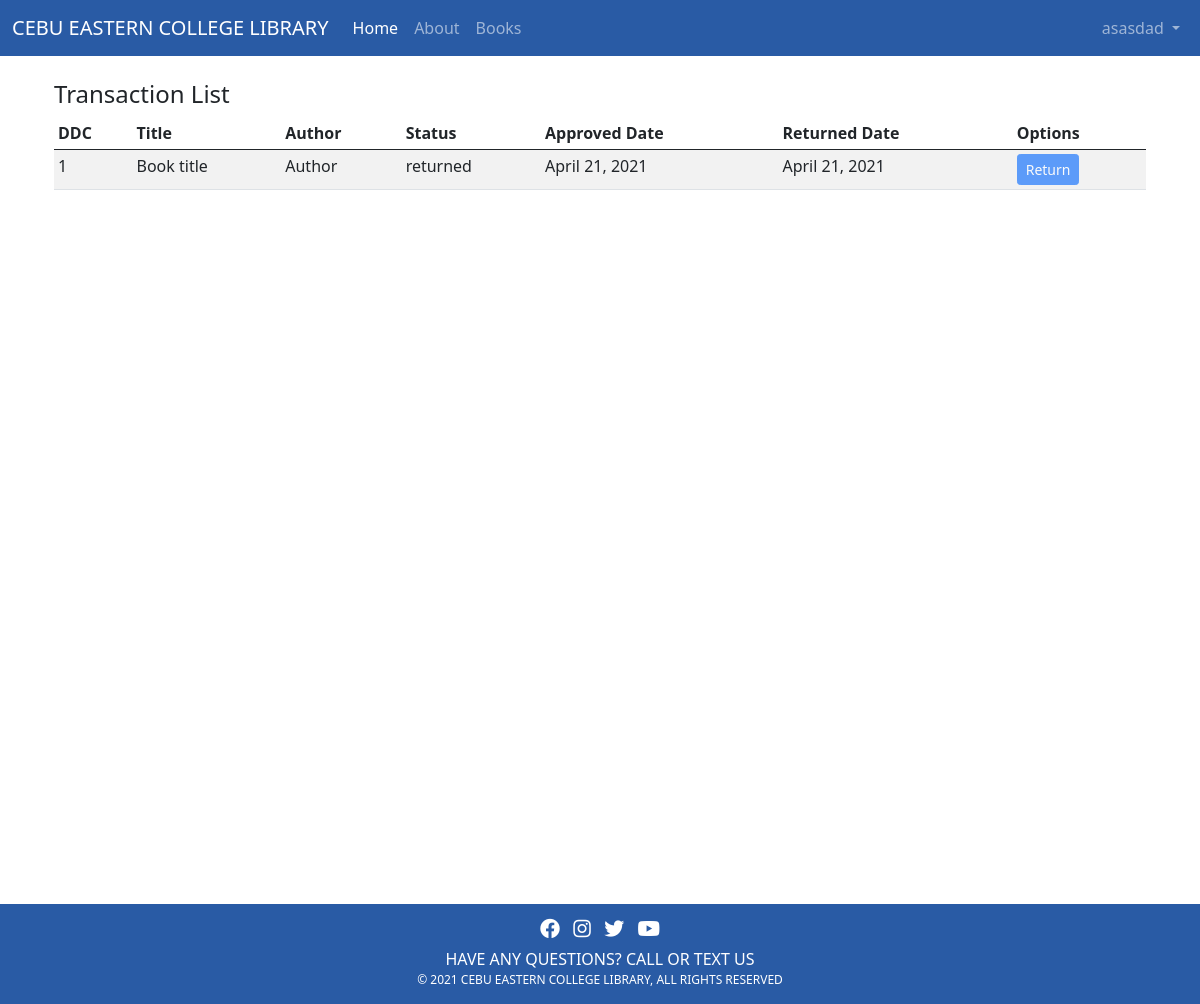
The page /dashboards/students/transactions.php (signed in) on the database its author committed.
### tables this page shows
CREATE TABLE `reservations` (
  `id` int(11) NOT NULL,
  `book_id` int(11) NOT NULL,
  `user_id` int(11) NOT NULL,
  `status` varchar(255) NOT NULL,
  `return_date` timestamp NULL DEFAULT NULL,
  `approved_date` timestamp NULL DEFAULT NULL,
  `created_at` timestamp NOT NULL DEFAULT current_timestamp(),
  `updated_at` timestamp NOT NULL DEFAULT current_timestamp()
);

CREATE TABLE `books` (
  `id` int(11) NOT NULL,
  `ddc` varchar(255) NOT NULL,
  `description` varchar(255) NOT NULL,
  `author` varchar(255) NOT NULL,
  `edition_number` varchar(255) NOT NULL,
  `place_of_publication` varchar(255) NOT NULL,
  `publisher` varchar(255) NOT NULL,
  `copyright` varchar(255) NOT NULL,
  `status` varchar(255) NOT NULL DEFAULT 'published',
  `created_at` timestamp NOT NULL DEFAULT current_timestamp(),
  `updated_at` timestamp NOT NULL DEFAULT current_timestamp() ON UPDATE current_timestamp()
);

### db/connection.php (called while the page is built, shortened)
<?php
function connect() {
    try {
        return new PDO("mysql:host=localhost;dbname=librarysrs","root","");
    } catch (PDOException $e) {
        echo $e->getMessage();
    }
}
function getRecordsWithCondition($table, $field, $condition){
    $conn = connect();
    $sql = "SELECT * FROM $table WHERE $field = ?";
    $stmt = $conn->prepare($sql);
    $stmt->execute(array($condition));
    $row = $stmt->fetchAll();
    return $row;
}
function getRecord($table, $field, $id) {
    $conn = connect();
    $sql = "SELECT * FROM $table WHERE $field = ?";
    $stmt = $conn->prepare($sql);
    $stmt->execute(array($id));
    $row = $stmt->fetch(PDO::FETCH_ASSOC);
    return $row;
}
?>

### dashboards/students/transactions.php (the view, shortened to what this page needs)
<?php include 'inc/header.php' ?>
<?php include '../../db/connection.php' ?>
<?php
$borrowedList = getRecordsWithCondition('reservations','user_id', $_SESSION['user']['userId']);
?>
<div class="container h-100 p-4">
<h4>Transaction List</h4>
       <div class="table-responsive">
            <table class="table table-striped table-sm">
              <thead>
                <tr>
                  <th>DDC</th>
                  <th>Title</th>
                  <th>Author</th>
                  <th>Status</th>
                  <th>Approved Date</th>
                  <th>Returned Date</th>
                  <th>Options</th>
                </tr>
              </thead>
              <tbody>
              <?php foreach($borrowedList as $borrowed) { ?>
              <?php $book = getRecord('books', 'id', $borrowed['book_id']); ?>
                <tr>
                  <td><?php echo $book['id']?></td>
                  <td><?php echo $book['ddc'] ?></td>
                  <td><?php echo $book['author'] ?></td>
                  <td><?php echo $borrowed['status'] ?></td>
                  <td><?php echo date_format(date_create($borrowed['approved_date']), 'F d, Y'); ?></td>
                  <td><?php echo date_format(date_create($borrowed['return_date']), 'F d, Y'); ?></td>
                  <td>
                    <form method="post">
                      <input type="submit" <?php echo ($borrowed['status'] == 'returned') ? 'disabled': '' ?>  name="approvedBtn" value="Return" class="btn btn-primary btn-sm">
                    </form>
                  </td>
                </tr>
              <?php } ?>
              </tbody>
            </table>
          </div>
          </div>
<?php include 'inc/footer.php' ?>

### dashboards/students/inc/header.php (style rules this page uses)
html,body { height: 100%; }

### rows shown on the page
reservations: book "1", book.ddc "Book title", book.author "Author", status "returned", approved_date "April 21, 2021", return_date "April 21, 2021", approvedBtn "Return"

### other values the page prints
$_SESSION['user']['first_name'] "asasdad"
